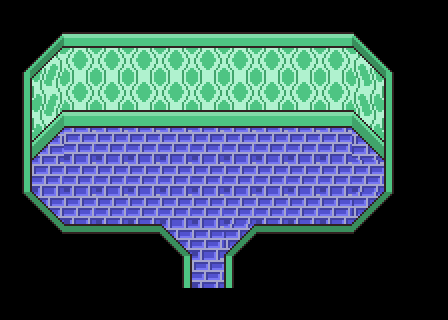

Below is a game level as drawn by its tile map, then a one-line description and the .tmx file that defines it, in full:
An orthogonal 14x10 tile map with 32x32 px tiles, 1 tile layer (Tile Layer 1), 2 tilesets and 10 objects (BathroomDoor1, BathroomDoor2, BathroomMirror, BathroomFlowers1, BathroomFlowers2).

<map version="1.0" orientation="orthogonal" width="14" height="10" tilewidth="32" tileheight="32">
 <tileset firstgid="1" name="Bathroomsheet" tilewidth="32" tileheight="32">
  <image source="../Tiles/Bathroomsheet.png" width="224" height="192" />
 </tileset>
 <tileset firstgid="50" name="PropGrid" tilewidth="32" tileheight="32">
  <image source="../PropGrid.png" width="192" height="416" />
 </tileset>
 <layer name="Tile Layer 1" width="14" height="10">
  <data>
   <tile gid="22" />
   <tile gid="22" />
   <tile gid="22" />
   <tile gid="22" />
   <tile gid="22" />
   <tile gid="22" />
   <tile gid="22" />
   <tile gid="22" />
   <tile gid="22" />
   <tile gid="22" />
   <tile gid="22" />
   <tile gid="22" />
   <tile gid="22" />
   <tile gid="22" />
   <tile gid="22" />
   <tile gid="2" />
   <tile gid="4" />
   <tile gid="4" />
   <tile gid="4" />
   <tile gid="4" />
   <tile gid="4" />
   <tile gid="4" />
   <tile gid="4" />
   <tile gid="4" />
   <tile gid="4" />
   <tile gid="6" />
   <tile gid="22" />
   <tile gid="22" />
   <tile gid="8" />
   <tile gid="9" />
   <tile gid="11" />
   <tile gid="11" />
   <tile gid="11" />
   <tile gid="11" />
   <tile gid="11" />
   <tile gid="11" />
   <tile gid="11" />
   <tile gid="11" />
   <tile gid="11" />
   <tile gid="13" />
   <tile gid="14" />
   <tile gid="22" />
   <tile gid="15" />
   <tile gid="16" />
   <tile gid="18" />
   <tile gid="18" />
   <tile gid="18" />
   <tile gid="18" />
   <tile gid="18" />
   <tile gid="18" />
   <tile gid="18" />
   <tile gid="18" />
   <tile gid="18" />
   <tile gid="20" />
   <tile gid="21" />
   <tile gid="22" />
   <tile gid="15" />
   <tile gid="23" />
   <tile gid="1" />
   <tile gid="1" />
   <tile gid="1" />
   <tile gid="1" />
   <tile gid="1" />
   <tile gid="1" />
   <tile gid="1" />
   <tile gid="1" />
   <tile gid="1" />
   <tile gid="27" />
   <tile gid="21" />
   <tile gid="22" />
   <tile gid="15" />
   <tile gid="1" />
   <tile gid="1" />
   <tile gid="1" />
   <tile gid="1" />
   <tile gid="1" />
   <tile gid="1" />
   <tile gid="1" />
   <tile gid="1" />
   <tile gid="1" />
   <tile gid="1" />
   <tile gid="1" />
   <tile gid="21" />
   <tile gid="22" />
   <tile gid="29" />
   <tile gid="30" />
   <tile gid="1" />
   <tile gid="1" />
   <tile gid="1" />
   <tile gid="1" />
   <tile gid="1" />
   <tile gid="1" />
   <tile gid="1" />
   <tile gid="1" />
   <tile gid="1" />
   <tile gid="34" />
   <tile gid="35" />
   <tile gid="22" />
   <tile gid="22" />
   <tile gid="29" />
   <tile gid="26" />
   <tile gid="26" />
   <tile gid="26" />
   <tile gid="30" />
   <tile gid="1" />
   <tile gid="34" />
   <tile gid="26" />
   <tile gid="26" />
   <tile gid="26" />
   <tile gid="35" />
   <tile gid="22" />
   <tile gid="22" />
   <tile gid="22" />
   <tile gid="22" />
   <tile gid="22" />
   <tile gid="22" />
   <tile gid="22" />
   <tile gid="15" />
   <tile gid="1" />
   <tile gid="21" />
   <tile gid="22" />
   <tile gid="22" />
   <tile gid="22" />
   <tile gid="22" />
   <tile gid="22" />
   <tile gid="22" />
   <tile gid="22" />
   <tile gid="22" />
   <tile gid="22" />
   <tile gid="22" />
   <tile gid="22" />
   <tile gid="22" />
   <tile gid="22" />
   <tile gid="22" />
   <tile gid="22" />
   <tile gid="22" />
   <tile gid="22" />
   <tile gid="22" />
   <tile gid="22" />
   <tile gid="22" />
  </data>
 </layer>
 <objectgroup name="Props" width="14" height="10">
  <object name="BathroomDoor1" gid="50" x="96" y="96">
   <properties>
    <property name="Sprite" value="Door" />
   </properties>
  </object>
  <object gid="56" x="96" y="128" />
  <object name="BathroomDoor2" gid="50" x="288" y="96">
   <properties>
    <property name="Sprite" value="Door" />
   </properties>
  </object>
  <object gid="56" x="288" y="128" />
  <object name="BathroomMirror" gid="54" x="193" y="73">
   <properties>
    <property name="Permissions" value="All" />
    <property name="Sprite" value="Mirror" />
    <property name="SuccessDialogue" value="Mirror" />
   </properties>
  </object>
  <object gid="60" x="193" y="105" />
  <object name="BathroomFlowers1" gid="52" x="143" y="120">
   <properties>
    <property name="Collidable" value="true" />
    <property name="Sprite" value="TableFlowers" />
   </properties>
  </object>
  <object gid="58" x="143" y="152" />
  <object name="BathroomFlowers2" gid="52" x="242" y="120">
   <properties>
    <property name="Collidable" value="true" />
    <property name="Sprite" value="TableFlowers" />
   </properties>
  </object>
  <object gid="58" x="242" y="152" />
 </objectgroup>
</map>
